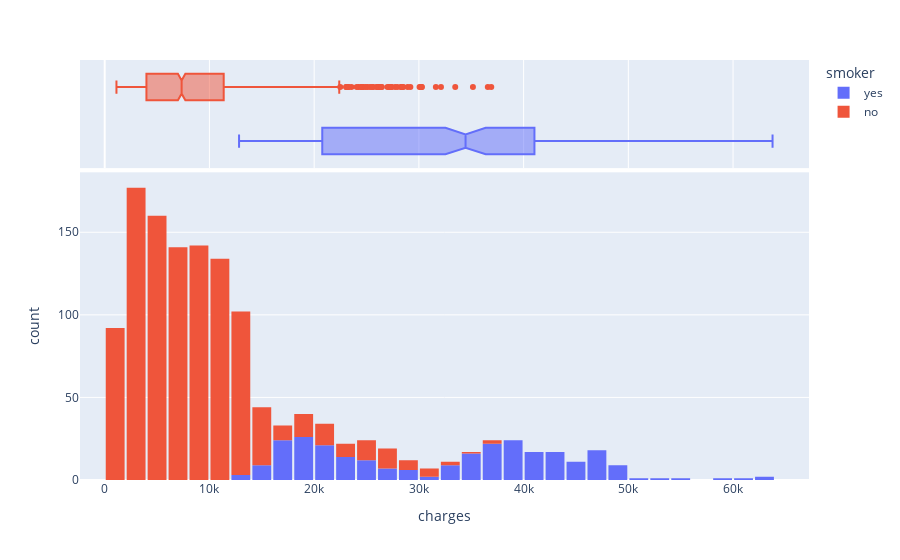

The cell this chart's notebook holds for it:
### Code cell
fig3 = px.histogram(df, 
x = 'charges',
marginal='box', 
color='smoker'
)
fig3.update_layout(bargap = 0.1)
fig3.show()

### Figure 1 — Plotly figure (JSON) as saved in the notebook; plotly's stock layout.template omitted (floating-point values rounded to 4 significant figures; data arrays with more than 128 entries replaced by an {"elided": "..."} marker saying what was removed)
{"data": [{"alignmentgroup": "True", "bingroup": "x", "hovertemplate": "smoker=yes<br>charges=%{x}<br>count=%{y}<extra></extra>", "legendgroup": "yes", "marker": {"color": "#636efa", "pattern": {"shape": ""}}, "name": "yes", "offsetgroup": "yes", "orientation": "v", "showlegend": true, "type": "histogram", "x": {"elided": "274 float values"}, "xaxis": "x", "yaxis": "y"}, {"alignmentgroup": "True", "hovertemplate": "smoker=yes<br>charges=%{x}<extra></extra>", "legendgroup": "yes", "marker": {"color": "#636efa"}, "name": "yes", "notched": true, "offsetgroup": "yes", "showlegend": false, "type": "box", "x": {"elided": "274 float values"}, "xaxis": "x2", "yaxis": "y2"}, {"alignmentgroup": "True", "bingroup": "x", "hovertemplate": "smoker=no<br>charges=%{x}<br>count=%{y}<extra></extra>", "legendgroup": "no", "marker": {"color": "#EF553B", "pattern": {"shape": ""}}, "name": "no", "offsetgroup": "no", "orientation": "v", "showlegend": true, "type": "histogram", "x": {"elided": "1064 float values"}, "xaxis": "x", "yaxis": "y"}, {"alignmentgroup": "True", "hovertemplate": "smoker=no<br>charges=%{x}<extra></extra>", "legendgroup": "no", "marker": {"color": "#EF553B"}, "name": "no", "notched": true, "offsetgroup": "no", "showlegend": false, "type": "box", "x": {"elided": "1064 float values"}, "xaxis": "x2", "yaxis": "y2"}], "layout": {"bargap": 0.1, "barmode": "relative", "legend": {"title": {"text": "smoker"}, "tracegroupgap": 0}, "margin": {"t": 60}, "xaxis": {"anchor": "y", "domain": [0, 1], "title": {"text": "charges"}}, "xaxis2": {"anchor": "y2", "domain": [0, 1], "matches": "x", "showgrid": true, "showticklabels": false}, "yaxis": {"anchor": "x", "domain": [0, 0.7326], "title": {"text": "count"}}, "yaxis2": {"anchor": "x2", "domain": [0.7426, 1], "matches": "y2", "showgrid": false, "showline": false, "showticklabels": false, "ticks": ""}}}
